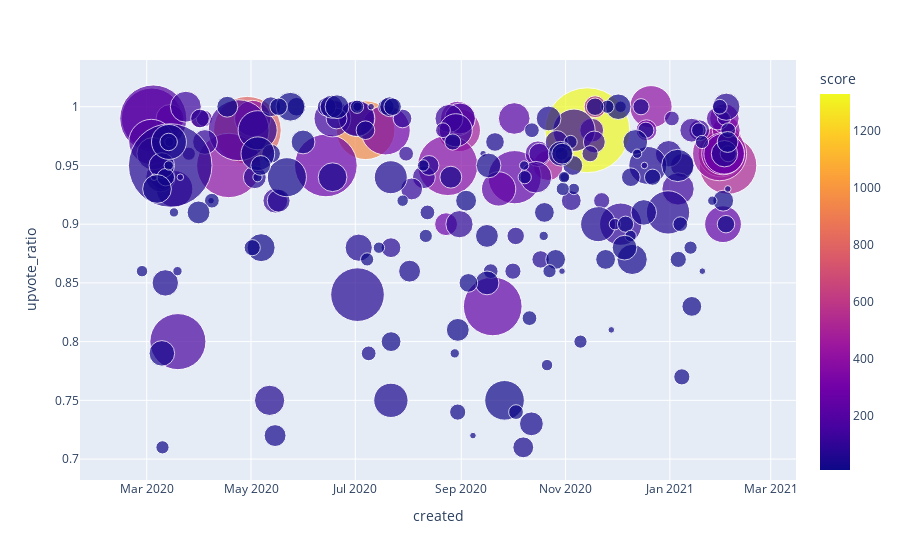

Notebook source saved alongside this figure:
### Code cell
import plotly.express as px

fig = px.scatter(post_data, x="created", y="upvote_ratio", size="comms_num", color="score", hover_name="title", size_max=60)
fig.show()

### Figure 1 — Plotly figure (JSON) as saved in the notebook; plotly's stock layout.template omitted (floating-point values rounded to 4 significant figures; data arrays with more than 128 entries replaced by an {"elided": "..."} marker saying what was removed)
{"data": [{"hovertemplate": "<b>%{hovertext}</b><br><br>created=%{x}<br>upvote_ratio=%{y}<br>comms_num=%{marker.size}<br>score=%{marker.color}<extra></extra>", "hovertext": {"elided": "237 str values"}, "legendgroup": "", "marker": {"color": {"elided": "237 int values"}, "coloraxis": "coloraxis", "size": {"elided": "237 int values"}, "sizemode": "area", "sizeref": 0.04583, "symbol": "circle"}, "mode": "markers", "name": "", "orientation": "v", "showlegend": false, "type": "scatter", "x": {"elided": "237 str values"}, "xaxis": "x", "y": {"elided": "237 float values"}, "yaxis": "y"}], "layout": {"coloraxis": {"colorbar": {"title": {"text": "score"}}, "colorscale": [[0, "#0d0887"], [0.1111, "#46039f"], [0.2222, "#7201a8"], [0.3333, "#9c179e"], [0.4444, "#bd3786"], [0.5556, "#d8576b"], [0.6667, "#ed7953"], [0.7778, "#fb9f3a"], [0.8889, "#fdca26"], [1, "#f0f921"]]}, "legend": {"itemsizing": "constant", "tracegroupgap": 0}, "margin": {"t": 60}, "xaxis": {"anchor": "y", "domain": [0, 1], "title": {"text": "created"}}, "yaxis": {"anchor": "x", "domain": [0, 1], "title": {"text": "upvote_ratio"}}}}
